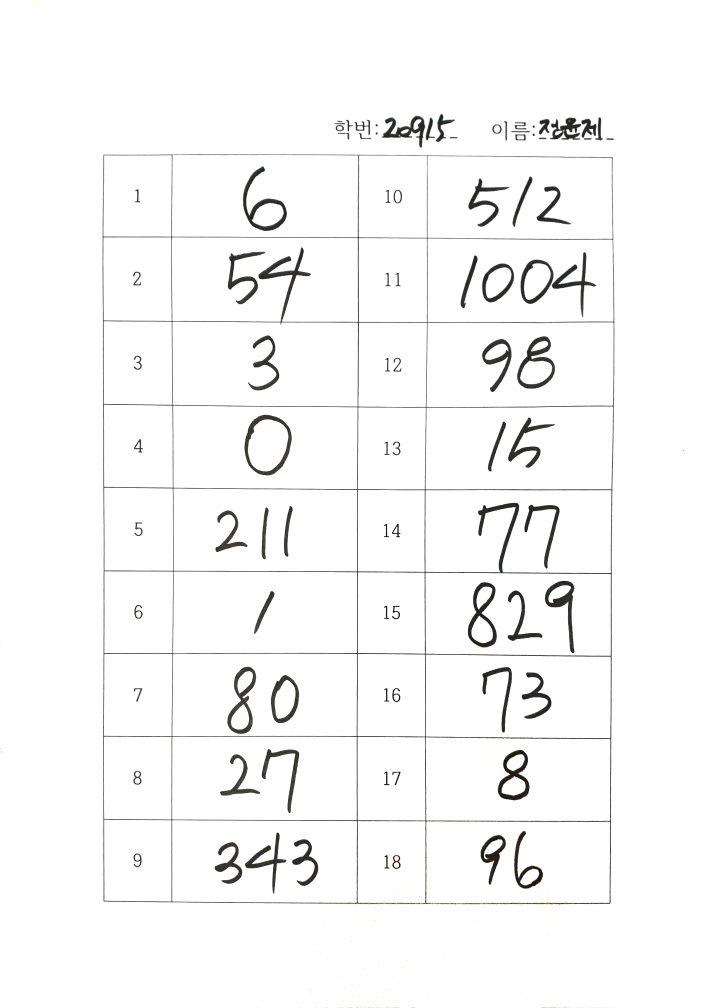
#> input picture answersheet.jpg, 2866 x 4032 px (shown at 1/4 size)
$ python -i converter.py   (imports and definitions only)
#> lines starting #> are read from the running program, lines starting #| are printed output that depends on the picture; after the words box and inside, x2 and y2 are one past the last pixel; in counts of white or black regions, pixels touching at a corner belong together
#> further down, picture is the input picture: shape (4032, 2866, 3); mean B, G, R 247.9, 248, 248.1
import cv2


class Converter:

    def __init__(self, img):
        self.img = img

    def convert_img(self, border_size=10):
#> called with border_size = 10
        img = self.img
        img = cv2.resize(img, (28, 28))
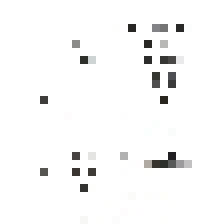
#> img: shape (28, 28, 3) (shown 8 times larger); mean B, G, R 248.2, 248.3, 248.3
        img = cv2.cvtColor(img, cv2.COLOR_BGR2GRAY)
#> img: shape (28, 28)
        ret, img = cv2.threshold(img, 225, 0, cv2.THRESH_TOZERO_INV)
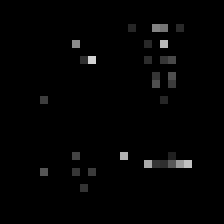
#> img: shape (28, 28) (shown 8 times larger); min 0, max 210, mean 3.5
        ret, img = cv2.threshold(img, 0, 255, cv2.THRESH_BINARY)
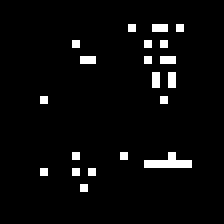
#> img: shape (28, 28) (shown 8 times larger); 4% white in thin lines or dots, all inside (x1, y1, x2, y2) = (5, 3, 24, 24)
        img = cv2.copyMakeBorder(img, top=border_size, bottom=border_size,
                                 left=border_size, right=border_size, borderType=cv2.BORDER_CONSTANT)
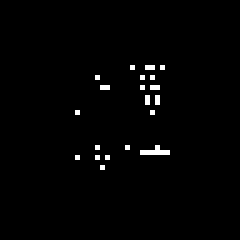
#> img: shape (48, 48) (shown 5 times larger); 1.3% white in thin lines or dots, all inside (x1, y1, x2, y2) = (15, 13, 34, 34)
        img = cv2.resize(img, (28, 28))
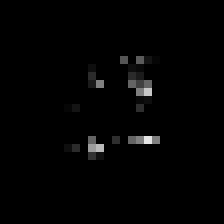
#> img: shape (28, 28) (shown 8 times larger); min 0, max 228, mean 3

        return img

>>> import cv2
>>> picture = cv2.imread('answersheet.jpg')
>>> result = Converter(picture).convert_img()

$ run again, on ZeroToNine.png
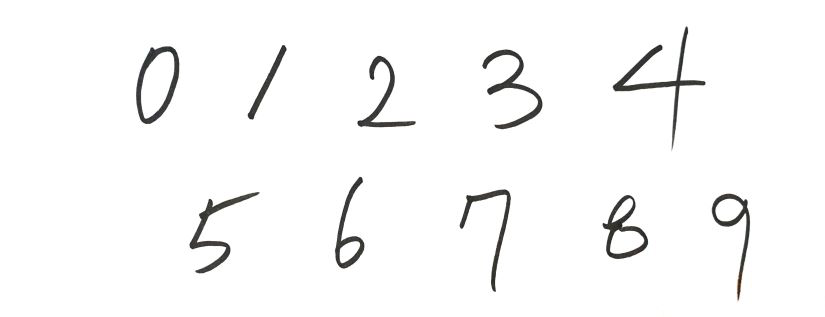
#> input picture ZeroToNine.png, 825 x 317 px
#> picture is the input picture: shape (317, 825, 3); mean B, G, R 248.4, 248.5, 248.5
#> in convert_img, `ret, img = cv2.threshold(img, 0, 255, cv2.THRESH_BINARY)`:
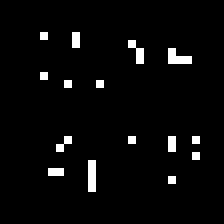
#> img: shape (28, 28) (shown 8 times larger); 3.4% white in thin lines or dots, all inside (x1, y1, x2, y2) = (5, 4, 25, 24)
#> in convert_img, `img = cv2.resize(img, (28, 28))`:
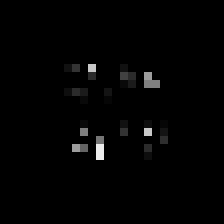
#> img: shape (28, 28) (shown 8 times larger); min 0, max 237, mean 3.1
